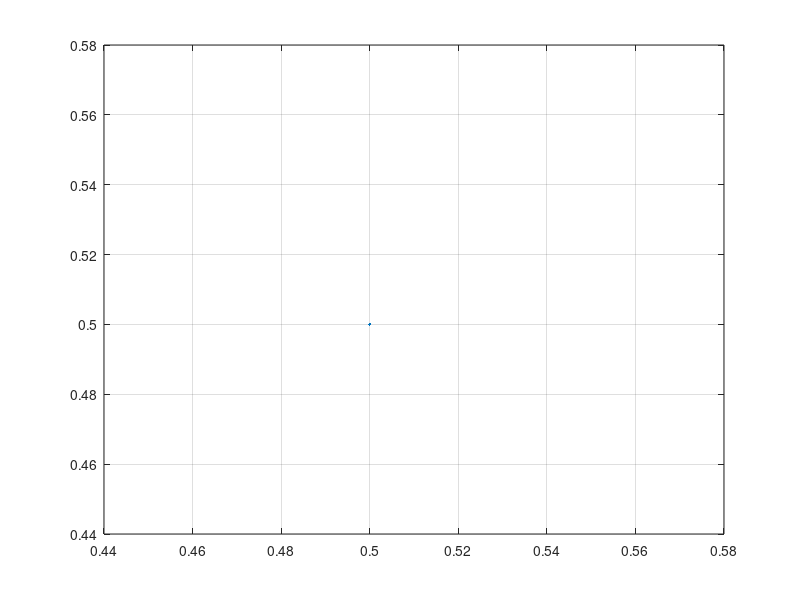

Here is the MATLAB script that generated this plot: (Note: this script raises an error after producing the figure.)
% Experiment with grayscale image
p = 0.5
ph = 0.5
figure, plot(p,ph,'.'), grid on
I = imread('peppers.png');
figure, imshow(I), colormap(gray)
figure, imshow(I), colormap(gray(256))